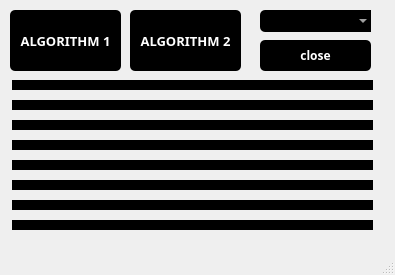
<?xml version="1.0" encoding="UTF-8"?>
<ui version="4.0">
 <class>MainWindow</class>
 <widget class="QMainWindow" name="MainWindow">
  <property name="geometry">
   <rect>
    <x>0</x>
    <y>0</y>
    <width>395</width>
    <height>275</height>
   </rect>
  </property>
  <property name="font">
   <font>
    <pointsize>9</pointsize>
   </font>
  </property>
  <property name="windowTitle">
   <string>MainWindow</string>
  </property>
  <widget class="QWidget" name="centralwidget">
   <widget class="QComboBox" name="comboBox">
    <property name="geometry">
     <rect>
      <x>260</x>
      <y>10</y>
      <width>111</width>
      <height>22</height>
     </rect>
    </property>
    <property name="font">
     <font>
      <family>Adderley</family>
      <pointsize>9</pointsize>
      <weight>75</weight>
      <bold>true</bold>
     </font>
    </property>
    <property name="styleSheet">
     <string notr="true">#comboBox{
background:black;
color:white;
border-radius:5px;
}</string>
    </property>
   </widget>
   <widget class="QPushButton" name="pushButton">
    <property name="geometry">
     <rect>
      <x>260</x>
      <y>40</y>
      <width>111</width>
      <height>31</height>
     </rect>
    </property>
    <property name="font">
     <font>
      <family>Adderley</family>
      <pointsize>9</pointsize>
      <weight>75</weight>
      <bold>true</bold>
     </font>
    </property>
    <property name="styleSheet">
     <string notr="true">#pushButton{
background:black;
color:white;
border-radius:5px;
}</string>
    </property>
    <property name="text">
     <string>close</string>
    </property>
   </widget>
   <widget class="QPushButton" name="pushButton_2">
    <property name="geometry">
     <rect>
      <x>10</x>
      <y>10</y>
      <width>111</width>
      <height>61</height>
     </rect>
    </property>
    <property name="font">
     <font>
      <family>Adderley</family>
      <pointsize>10</pointsize>
      <weight>75</weight>
      <bold>true</bold>
     </font>
    </property>
    <property name="styleSheet">
     <string notr="true">#pushButton_2{
background:black;
color:white;
border-radius:5px;
}</string>
    </property>
    <property name="text">
     <string>ALGORITHM 1</string>
    </property>
   </widget>
   <widget class="QPushButton" name="pushButton_3">
    <property name="geometry">
     <rect>
      <x>130</x>
      <y>10</y>
      <width>111</width>
      <height>61</height>
     </rect>
    </property>
    <property name="font">
     <font>
      <family>Adderley</family>
      <pointsize>10</pointsize>
      <weight>75</weight>
      <bold>true</bold>
     </font>
    </property>
    <property name="styleSheet">
     <string notr="true">#pushButton_3{
background:black;
color:white;
border-radius:5px;
}</string>
    </property>
    <property name="text">
     <string>ALGORITHM 2</string>
    </property>
   </widget>
   <widget class="Line" name="line">
    <property name="geometry">
     <rect>
      <x>12</x>
      <y>80</y>
      <width>361</width>
      <height>10</height>
     </rect>
    </property>
    <property name="autoFillBackground">
     <bool>false</bool>
    </property>
    <property name="styleSheet">
     <string notr="true">#line{
border:0;
background:black;
}</string>
    </property>
    <property name="orientation">
     <enum>Qt::Horizontal</enum>
    </property>
   </widget>
   <widget class="Line" name="line_2">
    <property name="geometry">
     <rect>
      <x>12</x>
      <y>100</y>
      <width>361</width>
      <height>10</height>
     </rect>
    </property>
    <property name="autoFillBackground">
     <bool>false</bool>
    </property>
    <property name="styleSheet">
     <string notr="true">#line_2{
border:0;
background:black;
}</string>
    </property>
    <property name="orientation">
     <enum>Qt::Horizontal</enum>
    </property>
   </widget>
   <widget class="Line" name="line_3">
    <property name="geometry">
     <rect>
      <x>12</x>
      <y>120</y>
      <width>361</width>
      <height>10</height>
     </rect>
    </property>
    <property name="autoFillBackground">
     <bool>false</bool>
    </property>
    <property name="styleSheet">
     <string notr="true">#line_3{
border:0;
background:black;
}</string>
    </property>
    <property name="orientation">
     <enum>Qt::Horizontal</enum>
    </property>
   </widget>
   <widget class="Line" name="line_4">
    <property name="geometry">
     <rect>
      <x>12</x>
      <y>140</y>
      <width>361</width>
      <height>10</height>
     </rect>
    </property>
    <property name="autoFillBackground">
     <bool>false</bool>
    </property>
    <property name="styleSheet">
     <string notr="true">#line_4{
border:0;
background:black;
}</string>
    </property>
    <property name="orientation">
     <enum>Qt::Horizontal</enum>
    </property>
   </widget>
   <widget class="Line" name="line_5">
    <property name="geometry">
     <rect>
      <x>12</x>
      <y>160</y>
      <width>361</width>
      <height>10</height>
     </rect>
    </property>
    <property name="autoFillBackground">
     <bool>false</bool>
    </property>
    <property name="styleSheet">
     <string notr="true">#line_5{
border:0;
background:black;
}</string>
    </property>
    <property name="orientation">
     <enum>Qt::Horizontal</enum>
    </property>
   </widget>
   <widget class="Line" name="line_6">
    <property name="geometry">
     <rect>
      <x>12</x>
      <y>180</y>
      <width>361</width>
      <height>10</height>
     </rect>
    </property>
    <property name="autoFillBackground">
     <bool>false</bool>
    </property>
    <property name="styleSheet">
     <string notr="true">#line_6{
border:0;
background:black;
}</string>
    </property>
    <property name="orientation">
     <enum>Qt::Horizontal</enum>
    </property>
   </widget>
   <widget class="Line" name="line_7">
    <property name="geometry">
     <rect>
      <x>12</x>
      <y>200</y>
      <width>361</width>
      <height>10</height>
     </rect>
    </property>
    <property name="autoFillBackground">
     <bool>false</bool>
    </property>
    <property name="styleSheet">
     <string notr="true">#line_7{
border:0;
background:black;
}</string>
    </property>
    <property name="orientation">
     <enum>Qt::Horizontal</enum>
    </property>
   </widget>
   <widget class="Line" name="line_8">
    <property name="geometry">
     <rect>
      <x>12</x>
      <y>220</y>
      <width>361</width>
      <height>10</height>
     </rect>
    </property>
    <property name="autoFillBackground">
     <bool>false</bool>
    </property>
    <property name="styleSheet">
     <string notr="true">#line_8{
border:0;
background:black;
}</string>
    </property>
    <property name="orientation">
     <enum>Qt::Horizontal</enum>
    </property>
   </widget>
  </widget>
  <widget class="QMenuBar" name="menubar">
   <property name="geometry">
    <rect>
     <x>0</x>
     <y>0</y>
     <width>395</width>
     <height>21</height>
    </rect>
   </property>
  </widget>
  <widget class="QStatusBar" name="statusbar"/>
 </widget>
 <resources/>
 <connections/>
</ui>
